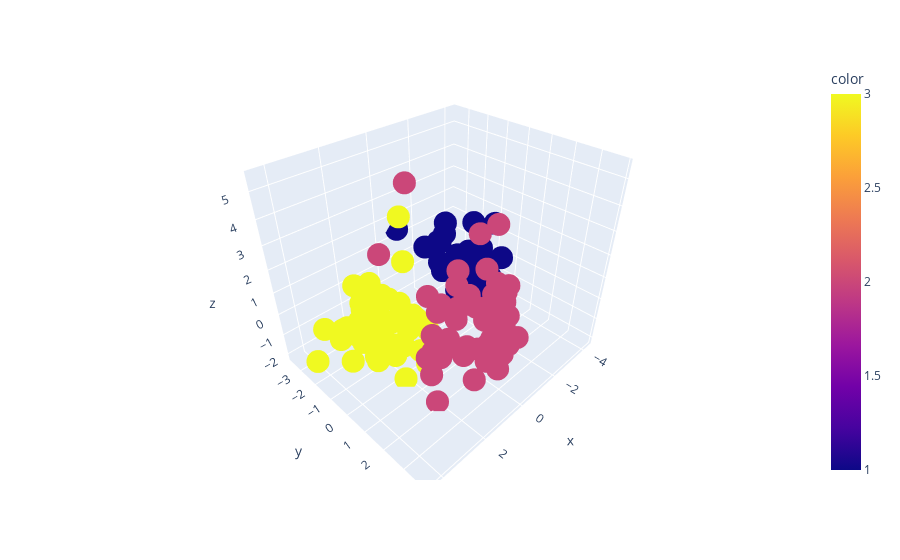

Notebook code for this chart:
### Code cell
import plotly.express as px
fig = px.scatter_3d(x=df_pca_train["first_component"], y=df_pca_train["second_component"], 
                    z=df_pca_train["third_component"], color=y_train) #y_train yani gercek deger üzerinden görsellestirdim
fig.show()
#bu 3 boyutlu görsel ama 14 featureyi temsil ediyor

### Figure 1 — Plotly figure (JSON) as saved in the notebook; plotly's stock layout.template omitted (floating-point values rounded to 4 significant figures; data arrays with more than 128 entries replaced by an {"elided": "..."} marker saying what was removed)
{"data": [{"hovertemplate": "x=%{x}<br>y=%{y}<br>z=%{z}<br>color=%{marker.color}<extra></extra>", "legendgroup": "", "marker": {"color": {"elided": "142 int values"}, "coloraxis": "coloraxis", "symbol": "circle"}, "mode": "markers", "name": "", "scene": "scene", "showlegend": false, "type": "scatter3d", "x": {"elided": "142 float values"}, "y": {"elided": "142 float values"}, "z": {"elided": "142 float values"}}], "layout": {"coloraxis": {"colorbar": {"title": {"text": "color"}}, "colorscale": [[0, "#0d0887"], [0.1111, "#46039f"], [0.2222, "#7201a8"], [0.3333, "#9c179e"], [0.4444, "#bd3786"], [0.5556, "#d8576b"], [0.6667, "#ed7953"], [0.7778, "#fb9f3a"], [0.8889, "#fdca26"], [1, "#f0f921"]]}, "legend": {"tracegroupgap": 0}, "margin": {"t": 60}, "scene": {"domain": {"x": [0, 1], "y": [0, 1]}, "xaxis": {"title": {"text": "x"}}, "yaxis": {"title": {"text": "y"}}, "zaxis": {"title": {"text": "z"}}}}}
